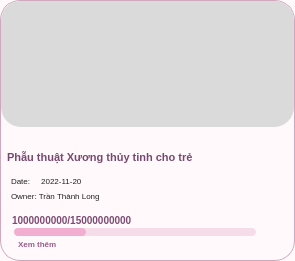
     <widget class="QFrame" name="card6">
      <property name="geometry">
       <rect>
        <x>644</x>
        <y>759</y>
        <width>295</width>
        <height>261</height>
       </rect>
      </property>
      <property name="styleSheet">
       <string notr="true">QFrame{
    background:#FFF9FC;
    border:1px solid #D0A8BD;
    border-radius:20px;
}</string>
      </property>
      <widget class="QLabel" name="card6Image">
       <property name="geometry">
        <rect>
         <x>1</x>
         <y>1</y>
         <width>293</width>
         <height>126</height>
        </rect>
       </property>
       <property name="styleSheet">
        <string notr="true">QLabel{
    background:#DADADA;
    border:none;
    border-top-left-radius:19px;
    border-top-right-radius:19px;
}</string>
       </property>
       <property name="pixmap">
        <pixmap>campaign6</pixmap>
       </property>
       <property name="scaledContents">
        <bool>true</bool>
       </property>
      </widget>
      <widget class="QLabel" name="card6Title">
       <property name="geometry">
        <rect>
         <x>7</x>
         <y>136</y>
         <width>279</width>
         <height>42</height>
        </rect>
       </property>
       <property name="styleSheet">
        <string notr="true">QLabel{
    color:#78496F;
    font-size:11px;
    font-weight:800;
    background:transparent;
    border:none;
}</string>
       </property>
       <property name="text">
        <string>Phẫu thuật Xương thủy tinh cho trẻ</string>
       </property>
       <property name="wordWrap">
        <bool>true</bool>
       </property>
      </widget>
      <widget class="QLabel" name="card6Date">
       <property name="geometry">
        <rect>
         <x>11</x>
         <y>173</y>
         <width>170</width>
         <height>16</height>
        </rect>
       </property>
       <property name="styleSheet">
        <string notr="true">QLabel{
    color:#222;
    font-size:8px;
    background:transparent;
    border:none;
}</string>
       </property>
       <property name="text">
        <string>Date:     2022-11-20</string>
       </property>
      </widget>
      <widget class="QLabel" name="card6Owner">
       <property name="geometry">
        <rect>
         <x>11</x>
         <y>188</y>
         <width>180</width>
         <height>16</height>
        </rect>
       </property>
       <property name="styleSheet">
        <string notr="true">QLabel{
    color:#222;
    font-size:8px;
    background:transparent;
    border:none;
}</string>
       </property>
       <property name="text">
        <string>Owner: Trần Thành Long</string>
       </property>
      </widget>
      <widget class="QLabel" name="card6Money">
       <property name="geometry">
        <rect>
         <x>12</x>
         <y>210</y>
         <width>220</width>
         <height>20</height>
        </rect>
       </property>
       <property name="styleSheet">
        <string notr="true">QLabel{
    color:#7C4A73;
    font-size:10px;
    font-weight:900;
    background:transparent;
    border:none;
}</string>
       </property>
       <property name="text">
        <string>1000000000/15000000000</string>
       </property>
      </widget>
      <widget class="QProgressBar" name="card6Progress">
       <property name="geometry">
        <rect>
         <x>14</x>
         <y>228</y>
         <width>242</width>
         <height>8</height>
        </rect>
       </property>
       <property name="styleSheet">
        <string notr="true">QProgressBar{
    background:#F6DCE8;
    border:none;
    border-radius:4px;
}
QProgressBar::chunk{
    background:#F2AED0;
    border-radius:4px;
}</string>
       </property>
       <property name="value">
        <number>30</number>
       </property>
       <property name="textVisible">
        <bool>false</bool>
       </property>
      </widget>
      <widget class="QLabel" name="card6More">
       <property name="geometry">
        <rect>
         <x>18</x>
         <y>236</y>
         <width>70</width>
         <height>16</height>
        </rect>
       </property>
       <property name="styleSheet">
        <string notr="true">QLabel{
    color:#9A5C8B;
    font-size:8px;
    font-weight:700;
    background:transparent;
    border:none;
}</string>
       </property>
       <property name="text">
        <string>Xem thêm</string>
       </property>
      </widget>
     </widget>
